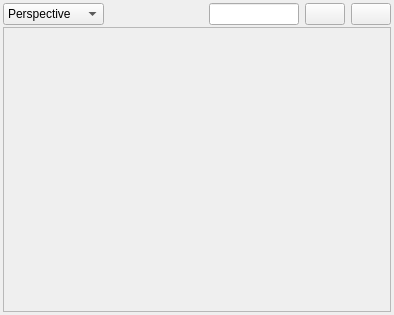
<?xml version="1.0" encoding="UTF-8"?>
<ui version="4.0">
 <class>ModelViewBase</class>
 <widget class="QWidget" name="ModelViewBase">
  <property name="geometry">
   <rect>
    <x>0</x>
    <y>0</y>
    <width>394</width>
    <height>315</height>
   </rect>
  </property>
  <property name="windowTitle">
   <string>ModelView</string>
  </property>
  <layout class="QVBoxLayout">
   <property name="spacing">
    <number>2</number>
   </property>
   <property name="leftMargin">
    <number>3</number>
   </property>
   <property name="topMargin">
    <number>3</number>
   </property>
   <property name="rightMargin">
    <number>3</number>
   </property>
   <property name="bottomMargin">
    <number>3</number>
   </property>
   <item>
    <layout class="QHBoxLayout">
     <property name="spacing">
      <number>6</number>
     </property>
     <property name="leftMargin">
      <number>0</number>
     </property>
     <property name="topMargin">
      <number>0</number>
     </property>
     <property name="rightMargin">
      <number>0</number>
     </property>
     <property name="bottomMargin">
      <number>0</number>
     </property>
     <item>
      <widget class="QComboBox" name="m_viewInput">
       <property name="sizePolicy">
        <sizepolicy hsizetype="MinimumExpanding" vsizetype="Fixed">
         <horstretch>0</horstretch>
         <verstretch>0</verstretch>
        </sizepolicy>
       </property>
       <item>
        <property name="text">
         <string>Perspective</string>
        </property>
       </item>
       <item>
        <property name="text">
         <string>Front</string>
        </property>
       </item>
       <item>
        <property name="text">
         <string>Back</string>
        </property>
       </item>
       <item>
        <property name="text">
         <string>Left</string>
        </property>
       </item>
       <item>
        <property name="text">
         <string>Right</string>
        </property>
       </item>
       <item>
        <property name="text">
         <string>Top</string>
        </property>
       </item>
       <item>
        <property name="text">
         <string>Bottom</string>
        </property>
       </item>
       <item>
        <property name="text">
         <string>Orthographic</string>
        </property>
       </item>
      </widget>
     </item>
     <item>
      <spacer>
       <property name="orientation">
        <enum>Qt::Horizontal</enum>
       </property>
       <property name="sizeHint" stdset="0">
        <size>
         <width>40</width>
         <height>20</height>
        </size>
       </property>
      </spacer>
     </item>
     <item>
      <widget class="QLineEdit" name="m_zoomInput">
       <property name="sizePolicy">
        <sizepolicy hsizetype="MinimumExpanding" vsizetype="Fixed">
         <horstretch>0</horstretch>
         <verstretch>0</verstretch>
        </sizepolicy>
       </property>
       <property name="maximumSize">
        <size>
         <width>90</width>
         <height>32767</height>
        </size>
       </property>
       <property name="maxLength">
        <number>6</number>
       </property>
      </widget>
     </item>
     <item>
      <widget class="QPushButton" name="m_zoomInButton">
       <property name="text">
        <string/>
       </property>
       <property name="icon">
        <iconset resource="resources.qrc">
         <normaloff>:/images/zoomin.xpm</normaloff>:/images/zoomin.xpm</iconset>
       </property>
      </widget>
     </item>
     <item>
      <widget class="QPushButton" name="m_zoomOutButton">
       <property name="text">
        <string/>
       </property>
       <property name="icon">
        <iconset resource="resources.qrc">
         <normaloff>:/images/zoomout.xpm</normaloff>:/images/zoomout.xpm</iconset>
       </property>
      </widget>
     </item>
    </layout>
   </item>
   <item>
    <widget class="QFrame" name="Frame3">
     <property name="frameShape">
      <enum>QFrame::StyledPanel</enum>
     </property>
     <property name="frameShadow">
      <enum>QFrame::Sunken</enum>
     </property>
     <layout class="QHBoxLayout">
      <property name="spacing">
       <number>6</number>
      </property>
      <property name="leftMargin">
       <number>2</number>
      </property>
      <property name="topMargin">
       <number>2</number>
      </property>
      <property name="rightMargin">
       <number>2</number>
      </property>
      <property name="bottomMargin">
       <number>2</number>
      </property>
      <item>
       <widget class="ModelViewport" name="m_modelView" native="true">
        <property name="sizePolicy">
         <sizepolicy hsizetype="MinimumExpanding" vsizetype="MinimumExpanding">
          <horstretch>0</horstretch>
          <verstretch>0</verstretch>
         </sizepolicy>
        </property>
       </widget>
      </item>
     </layout>
    </widget>
   </item>
  </layout>
 </widget>
 <layoutdefault spacing="6" margin="11"/>
 <customwidgets>
  <customwidget>
   <class>ModelViewport</class>
   <extends>QWidget</extends>
   <header>modelviewport.h</header>
  </customwidget>
 </customwidgets>
 <includes>
  <include location="local">modelviewport.h</include>
 </includes>
 <resources>
  <include location="resources.qrc"/>
 </resources>
 <connections>
  <connection>
   <sender>m_viewInput</sender>
   <signal>activated(int)</signal>
   <receiver>m_modelView</receiver>
   <slot>viewChangeEvent(int)</slot>
   <hints>
    <hint type="sourcelabel">
     <x>20</x>
     <y>20</y>
    </hint>
    <hint type="destinationlabel">
     <x>20</x>
     <y>20</y>
    </hint>
   </hints>
  </connection>
  <connection>
   <sender>m_zoomInput</sender>
   <signal>returnPressed()</signal>
   <receiver>ModelViewBase</receiver>
   <slot>zoomLevelEnterEvent()</slot>
   <hints>
    <hint type="sourcelabel">
     <x>20</x>
     <y>20</y>
    </hint>
    <hint type="destinationlabel">
     <x>20</x>
     <y>20</y>
    </hint>
   </hints>
  </connection>
  <connection>
   <sender>m_modelView</sender>
   <signal>zoomLevelChanged(QString)</signal>
   <receiver>m_zoomInput</receiver>
   <slot>setText(QString)</slot>
   <hints>
    <hint type="sourcelabel">
     <x>20</x>
     <y>20</y>
    </hint>
    <hint type="destinationlabel">
     <x>20</x>
     <y>20</y>
    </hint>
   </hints>
  </connection>
  <connection>
   <sender>m_zoomInButton</sender>
   <signal>clicked()</signal>
   <receiver>ModelViewBase</receiver>
   <slot>zoomInEvent()</slot>
   <hints>
    <hint type="sourcelabel">
     <x>20</x>
     <y>20</y>
    </hint>
    <hint type="destinationlabel">
     <x>20</x>
     <y>20</y>
    </hint>
   </hints>
  </connection>
  <connection>
   <sender>m_zoomOutButton</sender>
   <signal>clicked()</signal>
   <receiver>ModelViewBase</receiver>
   <slot>zoomOutEvent()</slot>
   <hints>
    <hint type="sourcelabel">
     <x>20</x>
     <y>20</y>
    </hint>
    <hint type="destinationlabel">
     <x>20</x>
     <y>20</y>
    </hint>
   </hints>
  </connection>
 </connections>
</ui>
